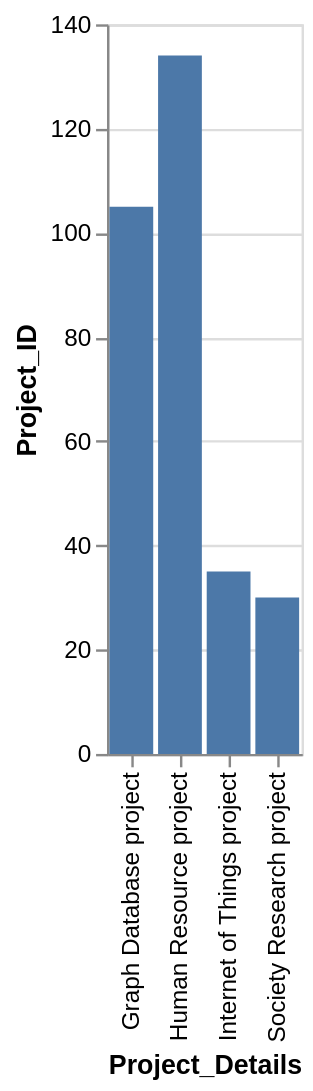

The specification (Vega-Lite) saved for this image:
### Vega-Lite specification from a JSON file in a GitHub repository (floating-point values rounded to 4 significant figures)
{"data": {"values": [{"x_data": "Graph Database project", "y_data": 105}, {"x_data": "Human Resource project", "y_data": 134}, {"x_data": "Internet of Things project", "y_data": 35}, {"x_data": "Society Research project", "y_data": 30}]}, "mark": "bar", "encoding": {"x": {"field": "x_data", "type": "nominal", "title": "Project_Details", "sort": "ascending"}, "y": {"field": "y_data", "type": "quantitative", "title": "Project_ID"}}}
